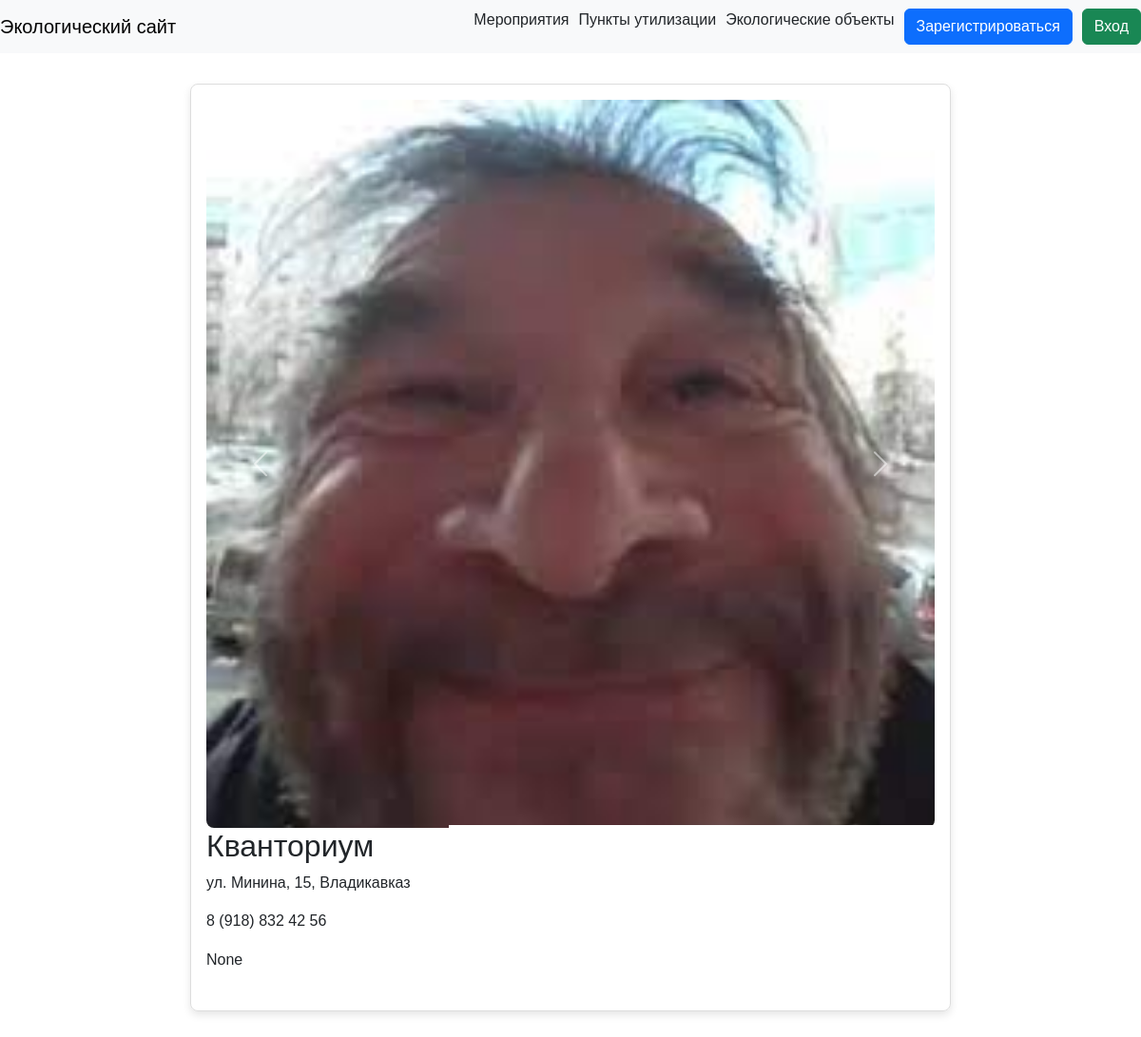
The app's page /dis/1 with its own data.
### data/disposal.py (models this page shows)
class Disposal(SqlAlchemyBase, UserMixin, SerializerMixin):
    __tablename__ = 'disposal'
    id = sqlalchemy.Column(sqlalchemy.Integer,
                           primary_key=True, autoincrement=True)
    title = sqlalchemy.Column(sqlalchemy.String)
    address = sqlalchemy.Column(sqlalchemy.String, nullable=True)
    rating = sqlalchemy.Column(sqlalchemy.Float, nullable=True)
    phone = sqlalchemy.Column(sqlalchemy.String, nullable=True)
    images = sqlalchemy.Column(sqlalchemy.String, nullable=True)
    website = sqlalchemy.Column(sqlalchemy.String, nullable=True)
    description = sqlalchemy.Column(sqlalchemy.String, nullable=True)
    maps_url = sqlalchemy.Column(sqlalchemy.String, nullable=True)
    reviews_id = sqlalchemy.Column(sqlalchemy.String, nullable=True)

### server.py (the view)
@app.route('/dis/<int:id>', methods=['GET', 'POST'])
def dis(id):
    db_sess = db_session.create_session()
    disposal = db_sess.query(Disposal).filter(Disposal.id == id).first()
    images = disposal.images.split(', ')
    if current_user.is_authenticated:
        return render_template('dis.html', disposal=disposal, images=images, name=current_user.name)
    else:
        return render_template('dis.html', disposal=disposal, images=images)

### data/db_session.py (called while the page is built)
def create_session() -> Session:
    global __factory
    return __factory()

### templates/dis.html (shortened to what this page needs)
{% extends "base.html" %}
{% block content %}
<div id="carouselExample" class="carousel slide">
    <div class="carousel-inner">
        {% for image in images %}
        <div class="carousel-item {% if loop.first %}active{% endif %}">
            <img src="../static/images/{{ image }}" class="d-block w-100" alt="...">
        </div>
        {% endfor %}
    </div>
    <button class="carousel-control-prev" type="button" data-bs-target="#carouselExample" data-bs-slide="prev">
        <span class="carousel-control-prev-icon" aria-hidden="true"></span>
    </button>
    <button class="carousel-control-next" type="button" data-bs-target="#carouselExample" data-bs-slide="next">
        <span class="carousel-control-next-icon" aria-hidden="true"></span>
    </button>
</div>
<h1 class="object-title">{{ disposal.title }}</h1>
<p>
    {{ disposal.address }}
</p>
<p>
    {{ disposal.phone }}
</p>
<p class="object-description">
    {{ disposal.description }}
</p>
{% endblock %}

### static/css/style.css (style rules this page uses)
body { font-family: Arial, sans-serif; margin: 0; padding: 0; }

### templates/dis.html (style rules this page uses)
.object-title { font-size: 2rem; margin-bottom: 0.5rem; }
.object-description { line-height: 1.6; margin-bottom: 1.5rem; }
.carousel-item img { width: 100%; border-radius: 8px; }

### records on screen
Disposal: images (picture), title "Кванториум", address "ул. Минина, 15, Владикавказ", phone "8 (918) 832 42 56", description "None"
